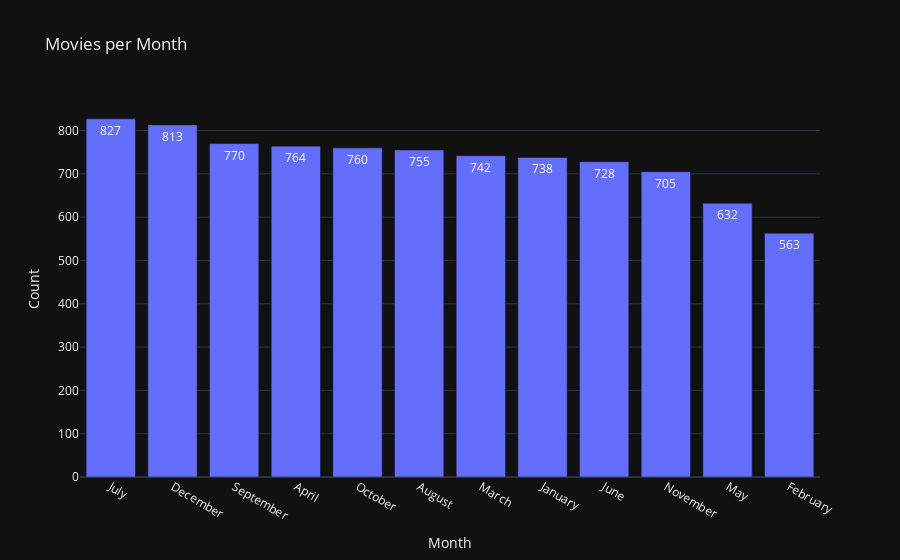

The notebook cell this image was saved under:
### Code cell
fig=px.bar(data_frame=temp,x="Month",y="Count",title="Movies per Month",text_auto=True)
fig.show()

### Figure 1 — Plotly figure (JSON) as saved in the notebook; plotly's stock layout.template omitted (floating-point values rounded to 4 significant figures)
{"data": [{"alignmentgroup": "True", "hovertemplate": "Month=%{x}<br>Count=%{y}<extra></extra>", "legendgroup": "", "marker": {"color": "#636efa", "pattern": {"shape": ""}}, "name": "", "offsetgroup": "", "orientation": "v", "showlegend": false, "textposition": "auto", "texttemplate": "%{y}", "x": ["July", "December", "September", "April", "October", "August", "March", "January", "June", "November", "May", "February"], "xaxis": "x", "y": [827, 813, 770, 764, 760, 755, 742, 738, 728, 705, 632, 563], "yaxis": "y", "type": "bar"}], "layout": {"xaxis": {"anchor": "y", "domain": [0.0, 1.0], "title": {"text": "Month"}}, "yaxis": {"anchor": "x", "domain": [0.0, 1.0], "title": {"text": "Count"}}, "legend": {"tracegroupgap": 0}, "title": {"text": "Movies per Month"}, "barmode": "relative"}}
